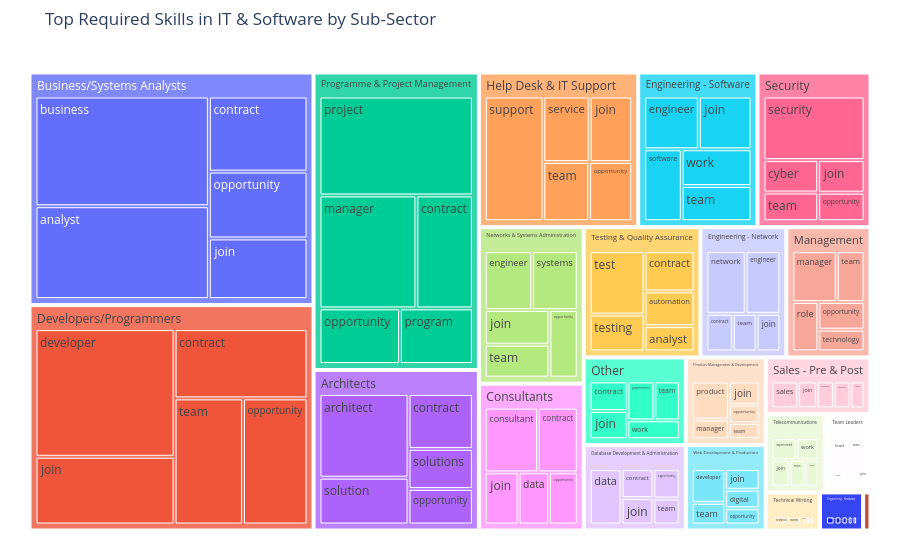
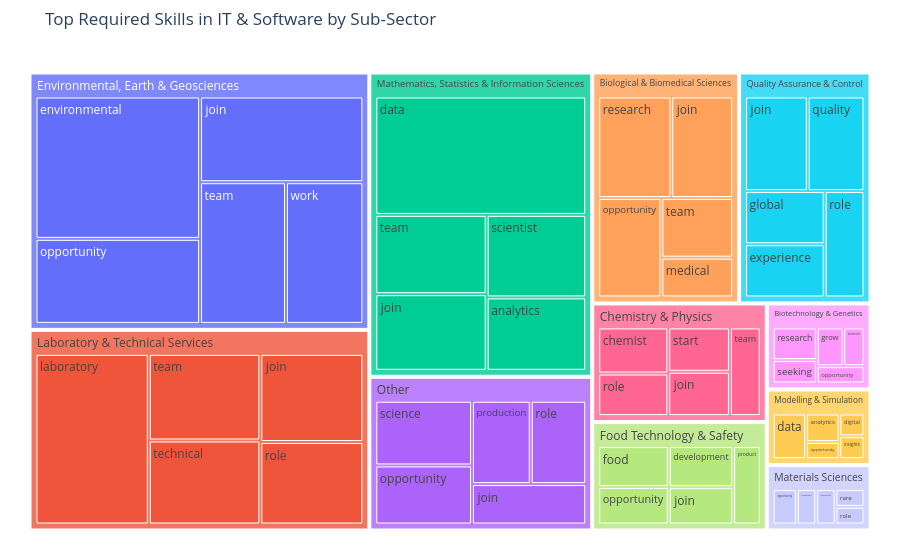

Notebook code cell kept with these figures, in order:
### Markdown cell above
## Case Study 1

### Code cell
stopwords = set(['and','or','with','to','of','the','in','for','on','a','an'])

it_df = df[df['Classification'] == 'Information & Communication Technology'].dropna(subset=['SubClassification', 'Requirement'])

records = []
for subsector, group in it_df.groupby('SubClassification'):
    words = [
        w.strip('.,;()[]')
        for txt in group['Requirement'].str.lower()
        for w in txt.split()
        if w not in stopwords and len(w) > 3
    ]
    for skill, cnt in Counter(words).most_common(5):
        records.append({
            'SubSector': subsector,
            'Skill': skill,
            'Count': cnt
        })

skill_it_df = pd.DataFrame(records)

fig = px.treemap(skill_it_df, path=['SubSector', 'Skill'], values='Count', title='Top Required Skills in IT & Software by Sub-Sector')
fig.update_layout(margin=dict(t=50, l=25, r=25, b=25))
fig.show()

it_df = df[df['Classification'] == 'Science & Technology'].dropna(subset=['SubClassification', 'Requirement'])

records = []
for subsector, group in it_df.groupby('SubClassification'):
    words = [
        w.strip('.,;()[]')
        for txt in group['Requirement'].str.lower()
        for w in txt.split()
        if w not in stopwords and len(w) > 3
    ]
    for skill, cnt in Counter(words).most_common(5):
        records.append({
            'SubSector': subsector,
            'Skill': skill,
            'Count': cnt
        })

skill_it_df = pd.DataFrame(records)

fig = px.treemap(skill_it_df, path=['SubSector', 'Skill'], values='Count', title='Top Required Skills in IT & Software by Sub-Sector')
fig.update_layout(margin=dict(t=50, l=25, r=25, b=25))
fig.show()

### Figure 1 — Plotly figure (JSON) as saved in the notebook; plotly's stock layout.template omitted (floating-point values rounded to 4 significant figures; data arrays with more than 128 entries replaced by an {"elided": "..."} marker saying what was removed)
{"data": [{"branchvalues": "total", "domain": {"x": [0, 1], "y": [0, 1]}, "hovertemplate": "labels=%{label}<br>Count=%{value}<br>parent=%{parent}<br>id=%{id}<extra></extra>", "ids": {"elided": "132 str values"}, "labels": {"elided": "132 str values"}, "name": "", "parents": {"elided": "132 str values"}, "type": "treemap", "values": {"elided": "132 float values"}}], "layout": {"legend": {"tracegroupgap": 0}, "margin": {"b": 25, "l": 25, "r": 25, "t": 50}, "title": {"text": "Top Required Skills in IT & Software by Sub-Sector"}}}

### Figure 2 — Plotly figure (JSON) as saved in the notebook; plotly's stock layout.template omitted (floating-point values rounded to 4 significant figures)
{"data": [{"branchvalues": "total", "domain": {"x": [0, 1], "y": [0, 1]}, "hovertemplate": "labels=%{label}<br>Count=%{value}<br>parent=%{parent}<br>id=%{id}<extra></extra>", "ids": ["Biological & Biomedical Sciences/research", "Biological & Biomedical Sciences/join", "Biological & Biomedical Sciences/opportunity", "Biological & Biomedical Sciences/team", "Biological & Biomedical Sciences/medical", "Biotechnology & Genetics/research", "Biotechnology & Genetics/seeking", "Biotechnology & Genetics/grow", "Biotechnology & Genetics/molecular", "Biotechnology & Genetics/opportunity", "Chemistry & Physics/chemist", "Chemistry & Physics/role", "Chemistry & Physics/start", "Chemistry & Physics/join", "Chemistry & Physics/team", "Environmental, Earth & Geosciences/environmental", "Environmental, Earth & Geosciences/opportunity", "Environmental, Earth & Geosciences/join", "Environmental, Earth & Geosciences/team", "Environmental, Earth & Geosciences/work", "Food Technology & Safety/food", "Food Technology & Safety/opportunity", "Food Technology & Safety/development", "Food Technology & Safety/join", "Food Technology & Safety/product", "Laboratory & Technical Services/laboratory", "Laboratory & Technical Services/team", "Laboratory & Technical Services/technical", "Laboratory & Technical Services/join", "Laboratory & Technical Services/role", "Materials Sciences/opportunity", "Materials Sciences/materials", "Materials Sciences/technical", "Materials Sciences/rare", "Materials Sciences/role", "Mathematics, Statistics & Information Sciences/data", "Mathematics, Statistics & Information Sciences/team", "Mathematics, Statistics & Information Sciences/join", "Mathematics, Statistics & Information Sciences/scientist", "Mathematics, Statistics & Information Sciences/analytics", "Modelling & Simulation/data", "Modelling & Simulation/analytics", "Modelling & Simulation/opportunity", "Modelling & Simulation/digital", "Modelling & Simulation/insights", "Other/science", "Other/opportunity", "Other/production", "Other/role", "Other/join", "Quality Assurance & Control/join", "Quality Assurance & Control/quality", "Quality Assurance & Control/global", "Quality Assurance & Control/experience", "Quality Assurance & Control/role", "Biological & Biomedical Sciences", "Biotechnology & Genetics", "Chemistry & Physics", "Environmental, Earth & Geosciences", "Food Technology & Safety", "Laboratory & Technical Services", "Materials Sciences", "Mathematics, Statistics & Information Sciences", "Modelling & Simulation", "Other", "Quality Assurance & Control"], "labels": ["research", "join", "opportunity", "team", "medical", "research", "seeking", "grow", "molecular", "opportunity", "chemist", "role", "start", "join", "team", "environmental", "opportunity", "join", "team", "work", "food", "opportunity", "development", "join", "product", "laboratory", "team", "technical", "join", "role", "opportunity", "materials", "technical", "rare", "role", "data", "team", "join", "scientist", "analytics", "data", "analytics", "opportunity", "digital", "insights", "science", "opportunity", "production", "role", "join", "join", "quality", "global", "experience", "role", "Biological & Biomedical Sciences", "Biotechnology & Genetics", "Chemistry & Physics", "Environmental, Earth & Geosciences", "Food Technology & Safety", "Laboratory & Technical Services", "Materials Sciences", "Mathematics, Statistics & Information Sciences", "Modelling & Simulation", "Other", "Quality Assurance & Control"], "name": "", "parents": ["Biological & Biomedical Sciences", "Biological & Biomedical Sciences", "Biological & Biomedical Sciences", "Biological & Biomedical Sciences", "Biological & Biomedical Sciences", "Biotechnology & Genetics", "Biotechnology & Genetics", "Biotechnology & Genetics", "Biotechnology & Genetics", "Biotechnology & Genetics", "Chemistry & Physics", "Chemistry & Physics", "Chemistry & Physics", "Chemistry & Physics", "Chemistry & Physics", "Environmental, Earth & Geosciences", "Environmental, Earth & Geosciences", "Environmental, Earth & Geosciences", "Environmental, Earth & Geosciences", "Environmental, Earth & Geosciences", "Food Technology & Safety", "Food Technology & Safety", "Food Technology & Safety", "Food Technology & Safety", "Food Technology & Safety", "Laboratory & Technical Services", "Laboratory & Technical Services", "Laboratory & Technical Services", "Laboratory & Technical Services", "Laboratory & Technical Services", "Materials Sciences", "Materials Sciences", "Materials Sciences", "Materials Sciences", "Materials Sciences", "Mathematics, Statistics & Information Sciences", "Mathematics, Statistics & Information Sciences", "Mathematics, Statistics & Information Sciences", "Mathematics, Statistics & Information Sciences", "Mathematics, Statistics & Information Sciences", "Modelling & Simulation", "Modelling & Simulation", "Modelling & Simulation", "Modelling & Simulation", "Modelling & Simulation", "Other", "Other", "Other", "Other", "Other", "Quality Assurance & Control", "Quality Assurance & Control", "Quality Assurance & Control", "Quality Assurance & Control", "Quality Assurance & Control", "", "", "", "", "", "", "", "", "", "", ""], "type": "treemap", "values": [26.0, 22.0, 22.0, 15.0, 10.0, 7.0, 5.0, 5.0, 4.0, 4.0, 13.0, 12.0, 11.0, 11.0, 11.0, 77.0, 46.0, 46.0, 40.0, 36.0, 12.0, 11.0, 11.0, 10.0, 9.0, 66.0, 33.0, 32.0, 31.0, 29.0, 5.0, 4.0, 4.0, 3.0, 3.0, 82.0, 29.0, 28.0, 27.0, 24.0, 8.0, 5.0, 3.0, 3.0, 3.0, 23.0, 21.0, 18.0, 17.0, 17.0, 21.0, 19.0, 15.0, 15.0, 15.0, 95.0, 25.0, 58.0, 245.0, 53.0, 191.0, 19.0, 190.0, 22.0, 96.0, 85.0]}], "layout": {"legend": {"tracegroupgap": 0}, "margin": {"b": 25, "l": 25, "r": 25, "t": 50}, "title": {"text": "Top Required Skills in IT & Software by Sub-Sector"}}}
